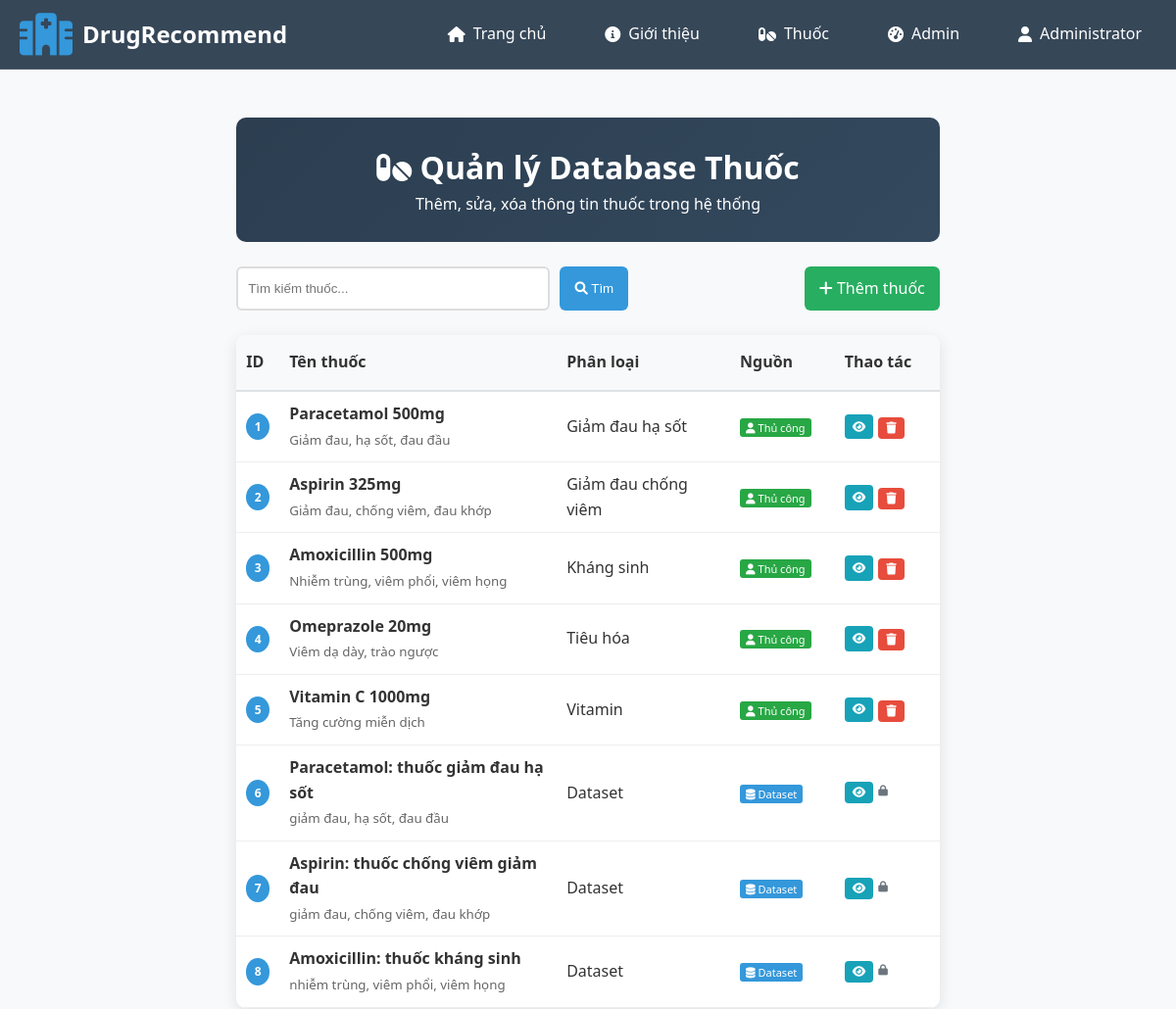
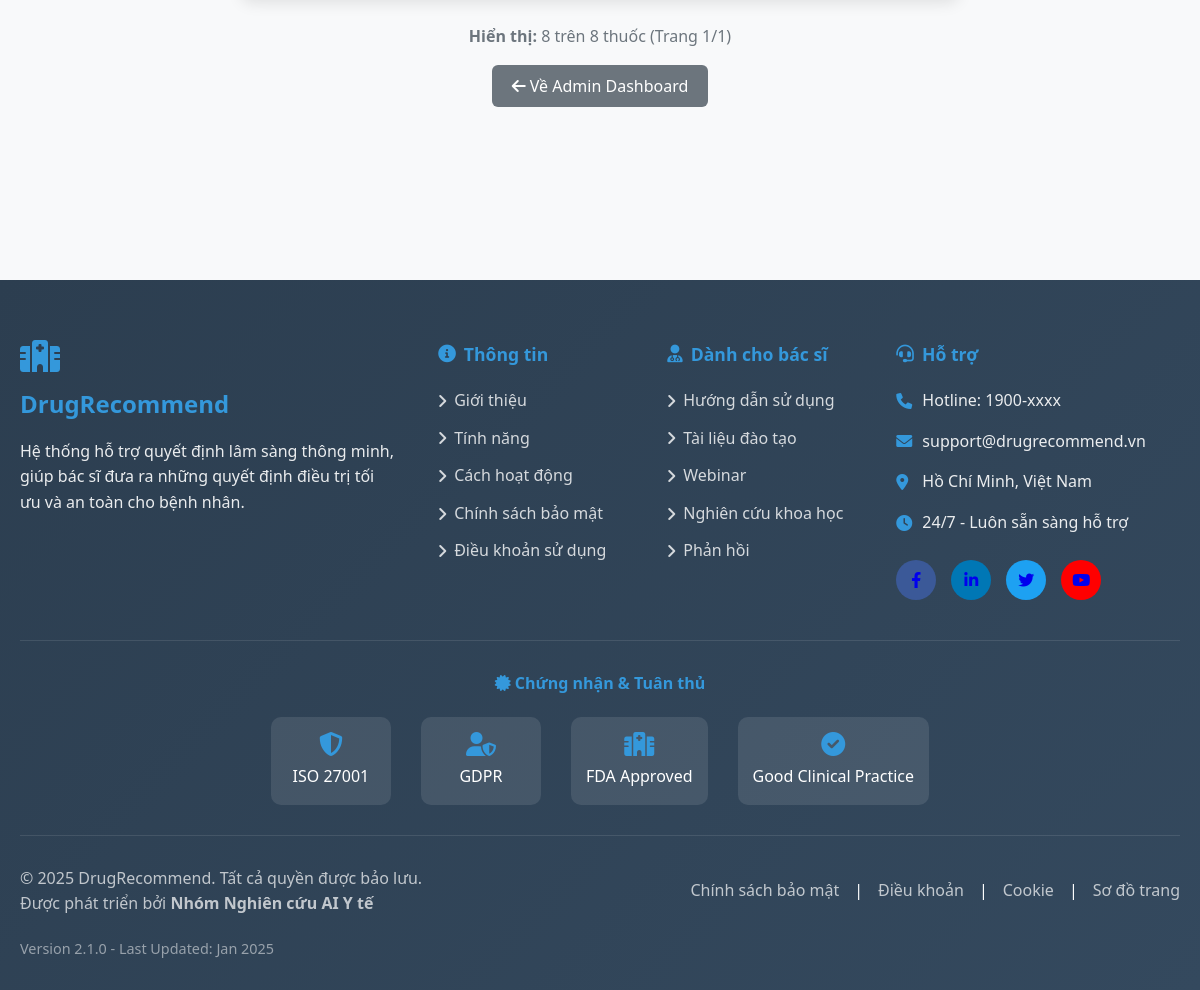
Page /admin/drugs (signed in) on the committed database (2 pictures, top to bottom).
### tables this page shows
CREATE TABLE drugs_master (
            id INTEGER PRIMARY KEY AUTOINCREMENT,
            drug_name TEXT NOT NULL,
            drug_class TEXT,
            ingredients TEXT,
            indication TEXT,
            created_at TIMESTAMP DEFAULT CURRENT_TIMESTAMP
        );

### app.py (the view)
@app.route('/admin/drugs')
@admin_required
def admin_drugs():
    try:
        search = request.args.get('search', '')
        page = int(request.args.get('page', 1))
        per_page = 20  # Số thuốc mỗi trang
        all_drugs = get_all_drugs(search if search else None, 'both')
        total_drugs = len(all_drugs)
        total_pages = math.ceil(total_drugs / per_page) if total_drugs > 0 else 1
        start_idx = (page - 1) * per_page
        end_idx = start_idx + per_page
        drugs = all_drugs[start_idx:end_idx]
        pagination = {
            'page': page,
            'per_page': per_page,
            'total': total_drugs,
            'total_pages': total_pages,
            'has_prev': page > 1,
            'has_next': page < total_pages,
            'prev_num': page - 1 if page > 1 else None,
            'next_num': page + 1 if page < total_pages else None
        }
        return render_template('admin/drug_management.html',
                             drugs=drugs,
                             search=search,
                             pagination=pagination,
                             user=session)
    except Exception as e:
        print(f"Error in admin_drugs: {e}")
        flash(f'Lỗi tải danh sách thuốc: {str(e)}', 'error')
        return redirect(url_for('admin_dashboard'))

### app.py (called while the page is built)
def admin_required(f):
    @wraps(f)
    def decorated_function(*args, **kwargs):
        if 'user_id' not in session or session.get('role') != 'admin':
            flash('Bạn không có quyền truy cập.', 'error')
            return redirect(url_for('index'))
        return f(*args, **kwargs)
    return decorated_function

### init.py (called while the page is built)
def get_db():
    conn = sqlite3.connect(DB_PATH)
    conn.row_factory = sqlite3.Row
    return conn

### templates/admin/drug_management.html (shortened to what this page needs)
{% extends "layout/base.html" %}
{% block content %}
<div style="max-width: 1200px; margin: 100px auto; padding: 20px;">
    <div style="background: linear-gradient(135deg, #2c3e50 0%, #34495e 100%); color: white; padding: 25px; border-radius: 10px; margin-bottom: 25px; text-align: center;">
        <h1><i class="fas fa-pills"></i> Quản lý Database Thuốc</h1>
        <p>Thêm, sửa, xóa thông tin thuốc trong hệ thống</p>
    </div>
    <div style="display: flex; justify-content: space-between; margin-bottom: 25px; gap: 15px; flex-wrap: wrap;">
        <div style="display: flex; gap: 10px; flex: 1; max-width: 400px;">
            <input type="text"
                   id="searchInput"
                   placeholder="Tìm kiếm thuốc..."
                   value="{{ search }}"
                   style="flex: 1; padding: 10px; border: 2px solid #ddd; border-radius: 6px;"
                   onkeypress="if(event.key==='Enter') searchDrugs()">
            <button onclick="searchDrugs()" style="padding: 10px 15px; background: #3498db; color: white; border: none; border-radius: 6px; cursor: pointer;">
                <i class="fas fa-search"></i> Tìm
            </button>
        </div>
        <a href="{{ url_for('add_drug') }}" style="padding: 10px 15px; background: #27ae60; color: white; text-decoration: none; border-radius: 6px;">
            <i class="fas fa-plus"></i> Thêm thuốc
        </a>
    </div>
    <div style="background: white; border-radius: 10px; overflow: hidden; box-shadow: 0 4px 15px rgba(0,0,0,0.1);">
        <table style="width: 100%; border-collapse: collapse;">
            <colgroup>
                <col style="width: 5%;">
                <col style="width: 40%;">
                <col style="width: 25%;">
                <col style="width: 15%;">
                <col style="width: 15%;">
            </colgroup>
            <thead>
                <tr style="background: #f8f9fa;">
                    <th style="padding: 15px 10px; text-align: left; font-weight: 600; border-bottom: 2px solid #dee2e6;">ID</th>
                    <th style="padding: 15px 10px; text-align: left; font-weight: 600; border-bottom: 2px solid #dee2e6;">Tên thuốc</th>
                    <th style="padding: 15px 10px; text-align: left; font-weight: 600; border-bottom: 2px solid #dee2e6;">Phân loại</th>
                    <th style="padding: 15px 10px; text-align: left; font-weight: 600; border-bottom: 2px solid #dee2e6;">Nguồn</th>
                    <th style="padding: 15px 10px; text-align: left; font-weight: 600; border-bottom: 2px solid #dee2e6;">Thao tác</th>
                </tr>
            </thead>
            <tbody>
                {% if drugs %}
                {% for drug in drugs %}
                <tr style="border-bottom: 1px solid #eee;">
                    <td style="padding: 10px;">
                        <div style="display: flex; align-items: center; gap: 8px;">
                            <span style="background: #3498db; color: white; padding: 4px 8px; border-radius: 50%; font-size: 12px; min-width: 24px; text-align: center; font-weight: bold;">
                                {{ loop.index }}
                            </span>
                        </div>
                    </td>
                    <td style="padding: 10px;">
                        <strong>{{ drug.drug_name }}</strong>
                        {% if drug.indication %}
                            <br><small style="color: #666;">{{ drug.indication[:60] }}{% if drug.indication|length > 60 %}...{% endif %}</small>
                        {% endif %}
                    </td>
                    <td style="padding: 10px;">{{ drug.drug_class or 'Chưa phân loại' }}</td>
                    <td style="padding: 10px;">
                        {% if drug.source == 'dataset' %}
                            <span style="background: #3498db; color: white; padding: 2px 6px; border-radius: 3px; font-size: 11px;">
                                <i class="fas fa-database"></i> Dataset
                            </span>
                        {% else %}
                            <span style="background: #28a745; color: white; padding: 2px 6px; border-radius: 3px; font-size: 11px;">
                                <i class="fas fa-user"></i> Thủ công
                            </span>
                        {% endif %}
                    </td>
                    <td style="padding: 10px;">
                        <div style="display: flex; gap: 5px;">
                            <button onclick="showDrugDetailSafe(this)"
                                    data-drug-index="{{ drug.id }}"
                                    data-drug-name="{{ drug.drug_name }}"
                                    style="padding: 4px 8px; background: #17a2b8; color: white; border: none; border-radius: 4px; cursor: pointer; font-size: 12px;"
                                    title="Xem chi tiết">
                                <i class="fas fa-eye"></i>
                            </button>
                            {% if drug.source == 'manual' %}
                            <form method="POST"
                                  action="{{ url_for('delete_drug_route', drug_id=drug.id) }}"
                                  style="display: inline;"
                                  data-drug-name="{{ drug.drug_name|e }}"
                                  onsubmit="return confirmDelete(this)">
                                <button type="submit"
                                        style="padding: 4px 8px; background: #e74c3c; color: white; border: none; border-radius: 4px; cursor: pointer; font-size: 12px;"
                                        title="Xóa">
                                    <i class="fas fa-trash"></i>
                                </button>
                            </form>
                            {% else %}
                            <span style="color: #6c757d; font-size: 11px;" title="Không thể xóa thuốc từ dataset">
                                <i class="fas fa-lock"></i>
                            </span>
                            {% endif %}
                        </div>
                    </td>
                </tr>
                {% endfor %}
            {% endif %}
            </tbody>
        </table>
    </div>
     <div style="text-align: center; margin-top: 25px; color: #6c757d;">
        <p>
            <strong>Hiển thị:</strong> {{ drugs|length }} trên {{ pagination.total }} thuốc
            (Trang {{ pagination.page }}/{{ pagination.total_pages }})
        </p>
    </div>
    <div style="text-align: center; margin-top: 25px;">
        <a href="{{ url_for('admin_dashboard') }}" style="padding: 10px 20px; background: #6c757d; color: white; text-decoration: none; border-radius: 6px;">
            <i class="fas fa-arrow-left"></i> Về Admin Dashboard
        </a>
    </div>
</div>
{% endblock %}

### static/css/style.css (style rules this page uses)
* { margin: 0; padding: 0; box-sizing: border-box; }
html, body { margin: 0; padding: 0; width: 100%; overflow-x: hidden; font-family: 'Segoe UI', Tahoma, Geneva, Verdana, sans-serif; line-height: 1.6; color: #333; scroll-behavior: smooth; }
body { background: #f8f9fa; min-height: 100vh; display: flex; flex-direction: column; }

### rows in the picture
drugs_master: drug_name "Paracetamol 500mg", indication "Giảm đau, hạ sốt, đau đầu", drug_class "Giảm đau hạ sốt", shows "Thủ công"
drugs_master: drug_name "Aspirin 325mg", indication "Giảm đau, chống viêm, đau khớp", drug_class "Giảm đau chống viêm", shows "Thủ công"
drugs_master: drug_name "Amoxicillin 500mg", indication "Nhiễm trùng, viêm phổi, viêm họng", drug_class "Kháng sinh", shows "Thủ công"
drugs_master: drug_name "Omeprazole 20mg", indication "Viêm dạ dày, trào ngược", drug_class "Tiêu hóa", shows "Thủ công"
drugs_master: drug_name "Vitamin C 1000mg", indication "Tăng cường miễn dịch", drug_class "Vitamin", shows "Thủ công"

### other values in the picture
{{ user.full_name }} "Administrator"
{{ drug.drug_name }} "Paracetamol: thuốc giảm đau hạ sốt" "Aspirin: thuốc chống viêm giảm đau" "Amoxicillin: thuốc kháng sinh"
{{ drug.indication[:60] }} "giảm đau, hạ sốt, đau đầu" "giảm đau, chống viêm, đau khớp" "nhiễm trùng, viêm phổi, viêm họng"
{{ drug.drug_class or 'Chưa phân loại' }} "Dataset" "Dataset" "Dataset"
{{ drugs|length }} "8"
{{ pagination.total }} "8"
{{ pagination.page }} "1"
{{ pagination.total_pages }} "1"
